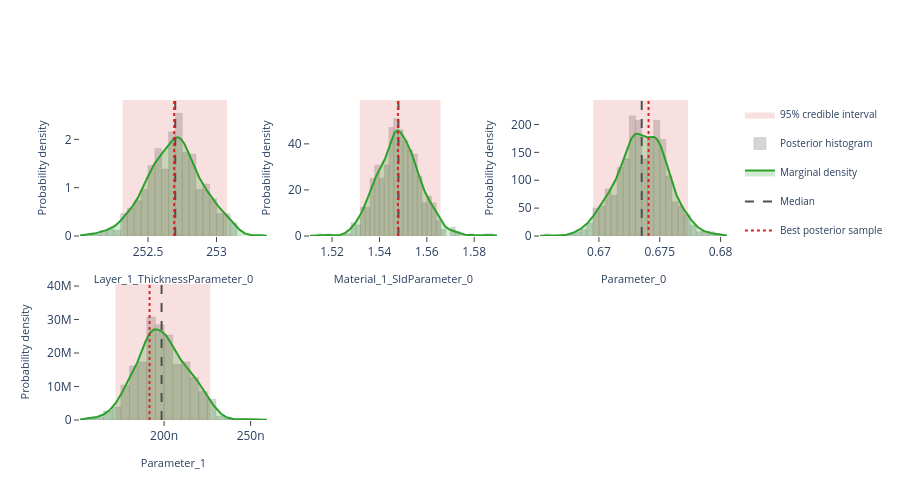

The cell this chart's notebook holds for it:
### Markdown cell above
## Interactive posterior plots

The next three cells render the same Plotly figures that are shown on the
Bayesian Posterior tab of the EasyReflectometryApp:

* **Marginals** — per-parameter distribution: histogram + smooth KDE marginal,
  shaded 95% credible interval, and median / best-sample lines
  (`plot_distribution` or `posterior.distribution()`)
* **Corner plot** — pairwise marginals + 2-D contours + scatter (`plot_corner`)
* **Traces** — per-chain trace + marginal histogram (`plot_trace`)

The standalone helpers are called with ``return_figure=True`` so they return a
Plotly ``Figure`` that we render in the notebook with ``fig.show()``; the
``PosteriorResults`` methods return the figure directly.

### Code cell
# ---- Marginal posterior distributions ---------------------------------------
# One panel per free parameter, each overlaying the posterior histogram, a
# smooth Gaussian-KDE marginal, the shaded 95% credible interval, and the
# median / best-sample reference lines.  Mirrors the "Marginals" sub-tab in
# the EasyReflectometryApp.

# The PosteriorResults method passes ``logp`` through automatically so the
# best posterior sample (MAP) line is drawn:
fig = posterior.distribution()
fig.show()

# Standalone equivalent (pass ``logp`` to get the best-sample line):
# fig = plot_distribution(
#     posterior.draws,
#     posterior.param_names,
#     logp=posterior.logp,
#     return_figure=True,
# )
# fig.show()

### Figure 1 — Plotly figure (JSON) as saved in the notebook; plotly's stock layout.template omitted (floating-point values rounded to 4 significant figures; data arrays with more than 128 entries replaced by an {"elided": "..."} marker saying what was removed)
{"data": [{"fill": "toself", "fillcolor": "rgba(214, 39, 40, 0.14)", "hoverinfo": "skip", "legendgroup": "95% credible interval", "line": {"color": "rgba(214, 39, 40, 0.14)", "width": 0}, "mode": "lines", "name": "95% credible interval", "showlegend": true, "type": "scatter", "x": [252.3, 253.1, 253.1, 252.3, 252.3], "xaxis": "x", "y": [0.0, 0.0, 2.814, 2.814, 0.0], "yaxis": "y"}, {"histnorm": "probability density", "hovertemplate": "sample=%{x:.4f}<br>density: %{y:.2f}<extra></extra>", "legendgroup": "histogram", "marker": {"color": "rgba(120, 120, 120, 0.38)", "line": {"color": "rgba(120, 120, 120, 0.24)", "width": 1}}, "name": "Posterior histogram", "nbinsx": 40, "opacity": 0.82, "showlegend": true, "type": "histogram", "x": {"elided": "520 float values"}, "xaxis": "x", "yaxis": "y"}, {"fill": "tozeroy", "fillcolor": "rgba(44, 160, 44, 0.22)", "hovertemplate": "Layer_1_ThicknessParameter_0: %{x:.4f}<br>density: %{y:.4f}<extra></extra>", "legendgroup": "marginal", "line": {"color": "rgb(44, 160, 44)", "width": 2}, "mode": "lines", "name": "Marginal density", "showlegend": true, "type": "scatter", "x": {"elided": "256 float values"}, "xaxis": "x", "y": {"elided": "256 float values"}, "yaxis": "y"}, {"hovertemplate": "Median: %{x:.4f}<extra></extra>", "legendgroup": "Median", "line": {"color": "rgb(80, 80, 80)", "dash": "dash", "width": 2}, "mode": "lines", "name": "Median", "showlegend": true, "type": "scatter", "x": [252.7, 252.7], "xaxis": "x", "y": [0.0, 2.814], "yaxis": "y"}, {"hovertemplate": "Best posterior sample: %{x:.4f}<extra></extra>", "legendgroup": "Best posterior sample", "line": {"color": "rgb(214, 39, 40)", "dash": "dot", "width": 2}, "mode": "lines", "name": "Best posterior sample", "showlegend": true, "type": "scatter", "x": [252.7, 252.7], "xaxis": "x", "y": [0.0, 2.814], "yaxis": "y"}, {"fill": "toself", "fillcolor": "rgba(214, 39, 40, 0.14)", "hoverinfo": "skip", "legendgroup": "95% credible interval", "line": {"color": "rgba(214, 39, 40, 0.14)", "width": 0}, "mode": "lines", "name": "95% credible interval", "showlegend": false, "type": "scatter", "x": [1.532, 1.566, 1.566, 1.532, 1.532], "xaxis": "x2", "y": [0.0, 0.0, 59.04, 59.04, 0.0], "yaxis": "y2"}, {"histnorm": "probability density", "hovertemplate": "sample=%{x:.4f}<br>density: %{y:.2f}<extra></extra>", "legendgroup": "histogram", "marker": {"color": "rgba(120, 120, 120, 0.38)", "line": {"color": "rgba(120, 120, 120, 0.24)", "width": 1}}, "name": "Posterior histogram", "nbinsx": 40, "opacity": 0.82, "showlegend": false, "type": "histogram", "x": {"elided": "520 float values"}, "xaxis": "x2", "yaxis": "y2"}, {"fill": "tozeroy", "fillcolor": "rgba(44, 160, 44, 0.22)", "hovertemplate": "Material_1_SldParameter_0: %{x:.4f}<br>density: %{y:.4f}<extra></extra>", "legendgroup": "marginal", "line": {"color": "rgb(44, 160, 44)", "width": 2}, "mode": "lines", "name": "Marginal density", "showlegend": false, "type": "scatter", "x": {"elided": "256 float values"}, "xaxis": "x2", "y": {"elided": "256 float values"}, "yaxis": "y2"}, {"hovertemplate": "Median: %{x:.4f}<extra></extra>", "legendgroup": "Median", "line": {"color": "rgb(80, 80, 80)", "dash": "dash", "width": 2}, "mode": "lines", "name": "Median", "showlegend": false, "type": "scatter", "x": [1.548, 1.548], "xaxis": "x2", "y": [0.0, 59.04], "yaxis": "y2"}, {"hovertemplate": "Best posterior sample: %{x:.4f}<extra></extra>", "legendgroup": "Best posterior sample", "line": {"color": "rgb(214, 39, 40)", "dash": "dot", "width": 2}, "mode": "lines", "name": "Best posterior sample", "showlegend": false, "type": "scatter", "x": [1.548, 1.548], "xaxis": "x2", "y": [0.0, 59.04], "yaxis": "y2"}, {"fill": "toself", "fillcolor": "rgba(214, 39, 40, 0.14)", "hoverinfo": "skip", "legendgroup": "95% credible interval", "line": {"color": "rgba(214, 39, 40, 0.14)", "width": 0}, "mode": "lines", "name": "95% credible interval", "showlegend": false, "type": "scatter", "x": [0.6695, 0.6773, 0.6773, 0.6695, 0.6695], "xaxis": "x3", "y": [0.0, 0.0, 243.9, 243.9, 0.0], "yaxis": "y3"}, {"histnorm": "probability density", "hovertemplate": "sample=%{x:.4f}<br>density: %{y:.2f}<extra></extra>", "legendgroup": "histogram", "marker": {"color": "rgba(120, 120, 120, 0.38)", "line": {"color": "rgba(120, 120, 120, 0.24)", "width": 1}}, "name": "Posterior histogram", "nbinsx": 40, "opacity": 0.82, "showlegend": false, "type": "histogram", "x": {"elided": "520 float values"}, "xaxis": "x3", "yaxis": "y3"}, {"fill": "tozeroy", "fillcolor": "rgba(44, 160, 44, 0.22)", "hovertemplate": "Parameter_0: %{x:.4f}<br>density: %{y:.4f}<extra></extra>", "legendgroup": "marginal", "line": {"color": "rgb(44, 160, 44)", "width": 2}, "mode": "lines", "name": "Marginal density", "showlegend": false, "type": "scatter", "x": {"elided": "256 float values"}, "xaxis": "x3", "y": {"elided": "256 float values"}, "yaxis": "y3"}, {"hovertemplate": "Median: %{x:.4f}<extra></extra>", "legendgroup": "Median", "line": {"color": "rgb(80, 80, 80)", "dash": "dash", "width": 2}, "mode": "lines", "name": "Median", "showlegend": false, "type": "scatter", "x": [0.6735, 0.6735], "xaxis": "x3", "y": [0.0, 243.9], "yaxis": "y3"}, {"hovertemplate": "Best posterior sample: %{x:.4f}<extra></extra>", "legendgroup": "Best posterior sample", "line": {"color": "rgb(214, 39, 40)", "dash": "dot", "width": 2}, "mode": "lines", "name": "Best posterior sample", "showlegend": false, "type": "scatter", "x": [0.6741, 0.6741], "xaxis": "x3", "y": [0.0, 243.9], "yaxis": "y3"}, {"fill": "toself", "fillcolor": "rgba(214, 39, 40, 0.14)", "hoverinfo": "skip", "legendgroup": "95% credible interval", "line": {"color": "rgba(214, 39, 40, 0.14)", "width": 0}, "mode": "lines", "name": "95% credible interval", "showlegend": false, "type": "scatter", "x": [1.72e-07, 2.268e-07, 2.268e-07, 1.72e-07, 1.72e-07], "xaxis": "x4", "y": [0.0, 0.0, 40610000.0, 40610000.0, 0.0], "yaxis": "y4"}, {"histnorm": "probability density", "hovertemplate": "sample=%{x:.4f}<br>density: %{y:.2f}<extra></extra>", "legendgroup": "histogram", "marker": {"color": "rgba(120, 120, 120, 0.38)", "line": {"color": "rgba(120, 120, 120, 0.24)", "width": 1}}, "name": "Posterior histogram", "nbinsx": 40, "opacity": 0.82, "showlegend": false, "type": "histogram", "x": {"elided": "520 float values"}, "xaxis": "x4", "yaxis": "y4"}, {"fill": "tozeroy", "fillcolor": "rgba(44, 160, 44, 0.22)", "hovertemplate": "Parameter_1: %{x:.4f}<br>density: %{y:.4f}<extra></extra>", "legendgroup": "marginal", "line": {"color": "rgb(44, 160, 44)", "width": 2}, "mode": "lines", "name": "Marginal density", "showlegend": false, "type": "scatter", "x": {"elided": "256 float values"}, "xaxis": "x4", "y": {"elided": "256 float values"}, "yaxis": "y4"}, {"hovertemplate": "Median: %{x:.4f}<extra></extra>", "legendgroup": "Median", "line": {"color": "rgb(80, 80, 80)", "dash": "dash", "width": 2}, "mode": "lines", "name": "Median", "showlegend": false, "type": "scatter", "x": [1.985e-07, 1.985e-07], "xaxis": "x4", "y": [0.0, 40610000.0], "yaxis": "y4"}, {"hovertemplate": "Best posterior sample: %{x:.4f}<extra></extra>", "legendgroup": "Best posterior sample", "line": {"color": "rgb(214, 39, 40)", "dash": "dot", "width": 2}, "mode": "lines", "name": "Best posterior sample", "showlegend": false, "type": "scatter", "x": [1.916e-07, 1.916e-07], "xaxis": "x4", "y": [0.0, 40610000.0], "yaxis": "y4"}], "layout": {"barmode": "overlay", "height": 500, "legend": {"font": {"size": 10}}, "plot_bgcolor": "white", "showlegend": true, "xaxis": {"anchor": "y", "domain": [0.0, 0.2889], "range": [252.0, 253.4], "showgrid": false, "ticks": "outside", "title": {"font": {"size": 11}, "text": "Layer_1_ThicknessParameter_0"}, "zeroline": false}, "xaxis2": {"anchor": "y2", "domain": [0.3556, 0.6444], "range": [1.511, 1.59], "showgrid": false, "ticks": "outside", "title": {"font": {"size": 11}, "text": "Material_1_SldParameter_0"}, "zeroline": false}, "xaxis3": {"anchor": "y3", "domain": [0.7111, 1.0], "range": [0.6652, 0.6805], "showgrid": false, "ticks": "outside", "title": {"font": {"size": 11}, "text": "Parameter_0"}, "zeroline": false}, "xaxis4": {"anchor": "y4", "domain": [0.0, 0.2889], "range": [1.514e-07, 2.594e-07], "showgrid": false, "ticks": "outside", "title": {"font": {"size": 11}, "text": "Parameter_1"}, "zeroline": false}, "xaxis5": {"anchor": "y5", "domain": [0.3556, 0.6444], "showgrid": false, "ticks": "outside", "zeroline": false}, "xaxis6": {"anchor": "y6", "domain": [0.7111, 1.0], "showgrid": false, "ticks": "outside", "zeroline": false}, "yaxis": {"anchor": "x", "domain": [0.575, 1.0], "range": [0.0, 2.814], "showgrid": false, "ticks": "outside", "title": {"font": {"size": 11}, "text": "Probability density"}, "zeroline": false}, "yaxis2": {"anchor": "x2", "domain": [0.575, 1.0], "range": [0.0, 59.04], "showgrid": false, "ticks": "outside", "title": {"font": {"size": 11}, "text": "Probability density"}, "zeroline": false}, "yaxis3": {"anchor": "x3", "domain": [0.575, 1.0], "range": [0.0, 243.9], "showgrid": false, "ticks": "outside", "title": {"font": {"size": 11}, "text": "Probability density"}, "zeroline": false}, "yaxis4": {"anchor": "x4", "domain": [0.0, 0.425], "range": [0.0, 40610000.0], "showgrid": false, "ticks": "outside", "title": {"font": {"size": 11}, "text": "Probability density"}, "zeroline": false}, "yaxis5": {"anchor": "x5", "domain": [0.0, 0.425], "showgrid": false, "ticks": "outside", "zeroline": false}, "yaxis6": {"anchor": "x6", "domain": [0.0, 0.425], "showgrid": false, "ticks": "outside", "zeroline": false}}}
